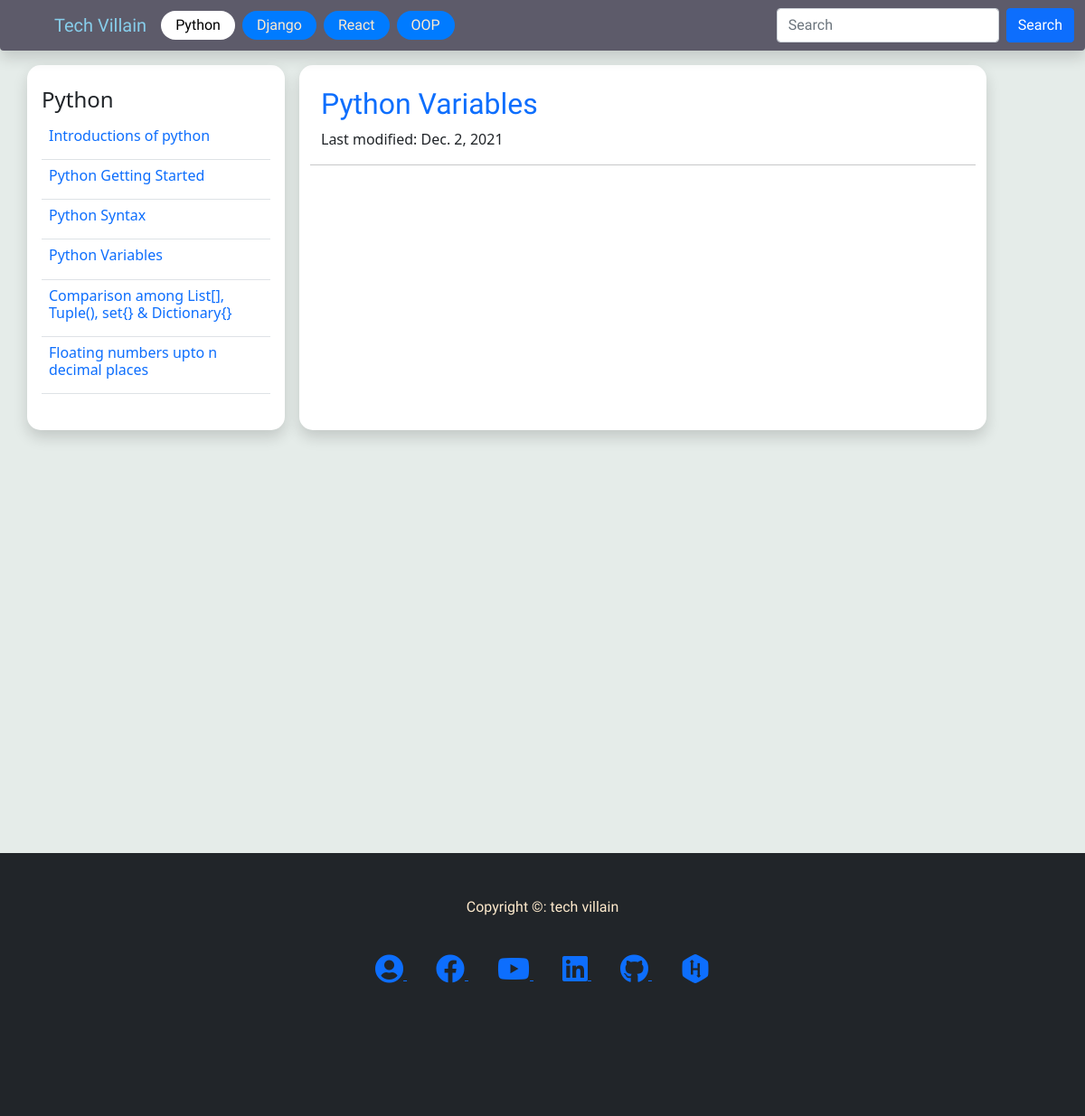
Page /blog/1?getid=4 on the committed database.
### blog/models.py (models this page shows, shortened)
class category(models.Model):
    name = models.CharField(max_length=50)
    def __str__(self):
        return self.name

class blogPost(models.Model):
    category = models.ForeignKey(category, on_delete=models.SET_NULL, null=True, blank=True )
    subCategory = models.ForeignKey(subCategory, on_delete=models.SET_NULL, null=True, blank=True )
    date = models.DateField(default=datetime.now)
    title = models.CharField(max_length=500)
    desc = tinymce_models.HTMLField(null=True,blank=True)

### blog/views.py (the view)
# urls.py: path('blog/<int:pk>', views.category_view, name='blog'),
def category_view(request, pk):
    blogs = BMODEL.blogPost.objects.filter(category=pk)
    singleBlog = blogs.first()  # get the first object
    category = BMODEL.category.objects.get(id=pk)
    if request.method == 'GET':
        dc = request.GET
        pk = dc.get('getid')  # getid from url link
        if pk != None:
            singleBlog = BMODEL.blogPost.objects.get(id=pk)
    context = {
        'blogs': blogs,
        'singleBlog': singleBlog,
        'category': category,
        }
    return render(request, 'blog/article_page.html', context)

### blog/templatetags/nav_tag.py (called while the page is built)
@register.simple_tag
def categoryfornav():
    cat = BMODEL.category.objects.all()
    return cat

### templates/blog/article_page.html (shortened to what this page needs)
{% extends 'home/base.html' %} {% load static %} {% block content %}
<link rel="stylesheet" href="{% static 'css/prismokd.css' %}" />
<div class="container">
  <div class="row">
    <div
      class="
        col-lg-3
        shadow
        bgwhite
        curv
        me-3
        py-4
        px-md-3 px-sm-2
        nav_right
        bb
      "
    >
      <h4>{{ category}}</h4>
      <form action="" method="GET">
        <table class="table">
          {% for blog in blogs %}
          <tr>
            <td>
              <a
                href="/blog/{{blog.category.id}}?getid={{blog.id}}"
                class="text-decoration-none"
              >
                <h6>{{blog.title}}</h6>
              </a>
            </td>
          </tr>
          {% endfor %}
        </table>
      </form>
    </div>
    <div class="col-lg-8 py-4 px-lg-4 px-md-3 px-sm-1 bgwhite curv shadow">
      <div class="row">
        <div class="row titleFont text-primary">
          <h2>{{singleBlog.title}}</h2>
        </div>
        <div class="row">
          <p>Last modified: {{singleBlog.date}}</p>
        </div>
        <hr />
      </div>
    </div>
  </div>
</div>
{% endblock %}

### templates/home/base.html (shortened to what this page needs)
{% load static %} {% load nav_tag %}
<!DOCTYPE html>
<html lang="en">
  <head>
    <link
      href="https://cdn.jsdelivr.net/npm/bootstrap@5.1.3/dist/css/bootstrap.min.css"
      rel="stylesheet"
    />
    <link
      rel="stylesheet"
      href="https://use.fontawesome.com/releases/v5.15.4/css/all.css"
    />
    <link rel="stylesheet" href="{% static 'css/index.css' %}" />
  </head>
  <body class="bodycolor">
    <nav
      class="navbar navbar-expand-lg fixed-top shadow bgcolor rounded-bottom"
    >
      <div class="container-fluid">
        <a class="navbar-brand brandcolor ms-5" href="/">Tech Villain</a>
        <div class="collapse navbar-collapse" id="navbarSupportedContent">
          <ul class="navbar-nav me-auto mb-2 mb-lg-0">
            {% categoryfornav as navcategory %}
            {% for cat in navcategory %}
            {% url 'blog' cat.id as urll %}
            <li class="nav-item me-2 mb-lg-0 mb-3">
              <a
                class="
                  btn
                  textColor
                  {% if request.path == urll %}active{% endif %}
                "
                aria-current="page"
                href="{{ urll }}"
                >{{cat}}</a
              >
            </li>
            {% endfor %}
          </ul>
          <form class="d-flex" method="post" action="/search">
            <input
              class="form-control me-2"
              type="search"
              placeholder="Search"
              aria-label="Search"
              name="search"
            />
            <button class="btn btn-primary" type="submit">Search</button>
          </form>
        </div>
      </div>
    </nav>
    <br /><br /><br />
    <div style="min-height: 100vh;">{% block content %} {% endblock %}</div>
    <br /><br /><br />
    <footer class="footerHeader">
      <br /><br />
      <div class="container">
        <div class="row text-center textColor">
          <p>Copyright &copy: tech villain</p>
        </div>
        <br />
        <div class="row text-center">
          <div class="col">
            <a
              class="m-3"
              target="_blank"
              href="http://mahmudjewel.herokuapp.com"
            >
              <i class="fas fa-user-circle fa-2x"></i>
            </a>
            <a
              class="m-3"
              target="_blank"
              href="https://www.facebook.com/TechVillain.007"
            >
              <i class="fab fa-facebook fa-2x"></i>
            </a>
            <a
              class="m-3"
              target="_blank"
              href="https://www.youtube.com/channel/UCJCdq7lWqB7M5b16UatoTEw"
            >
              <i class="fab fa-youtube fa-2x"></i>
            </a>
            <a
              class="m-3"
              target="_blank"
              href="https://www.linkedin.com/in/mahmudjewel"
            >
              <i class="fab fa-linkedin fa-2x"></i>
            </a>
            <a
              class="m-3"
              target="_blank"
              href="https://github.com/MahmudJewel"
            >
              <i class="fab fa-github fa-2x"></i>
            </a>
            <a
              class="m-3"
              target="_blank"
              href="https://www.hackerrank.com/DJ_cse"
            >
              <i class="fab fa-hackerrank fa-2x"></i>
            </a>
          </div>
        </div>
        <br /><br /><br /><br /><br /><br />
      </div>
    </footer>
  </body>
</html>

### static/css/index.css (style rules this page uses)
.bgwhite { background: white; }
footer, nav, .titleFont { font-family: "Acme", sans-serif; }
.navbar-brand { font-family: "Sansita Swashed", cursive; }
.bgcolor { background: #5d5b6a; }
.nav-item .btn { background: #007bff; padding: 3px 15px; border-radius: 25px; }
.nav-item .active, .nav-item .btn:hover { background: white; color: black; }
.brandcolor { color: skyblue; }
.footerHeader { padding: 0px 0px 0px 0px; background-color: #212529; margin: 0px; }
.textColor { color: blanchedalmond; }
.bodycolor { background: #e5ece9; }
.curv { border-radius: 15px; }

### rows in the picture
category: name "Python"
category: name "Django"
category: name "React"
category: name "OOP"
blogPost: title "Introductions of python"
blogPost: title "Python Getting Started"
blogPost: title "Python Syntax"
blogPost: title "Python Variables", date "Dec. 2, 2021"
blogPost: title "Comparison among List[], Tuple(), set{} & Dictionary{}"
blogPost: title "Floating numbers upto n decimal places"
